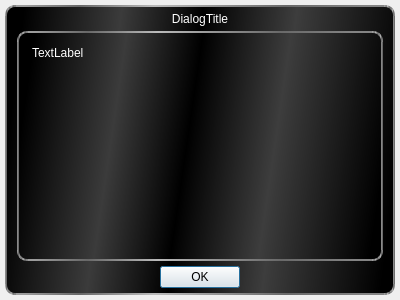
<?xml version="1.0" encoding="UTF-8"?>
<ui version="4.0">
 <class>PublicationOrganizerDialog</class>
 <widget class="QDialog" name="PublicationOrganizerDialog">
  <property name="geometry">
   <rect>
    <x>0</x>
    <y>0</y>
    <width>400</width>
    <height>300</height>
   </rect>
  </property>
  <property name="windowTitle">
   <string>Dialog</string>
  </property>
  <property name="styleSheet">
   <string notr="true">#dialogMessage {
margin: 5;
background-color: transparent;
color: white;
}


#frame, #innerFrame{
background-color: qlineargradient(spread:pad, x1:0, y1:0.522273, x2:1, y2:0.614, stop:0 rgba(0, 0, 0, 255), stop:0.25 rgba(59, 59, 59, 255), stop:0.456731 rgba(0, 0, 0, 255), stop:0.697115 rgba(61, 61, 61, 255), stop:1 rgba(0, 0, 0, 255));
border: solid;
border-width: 2;
border-radius: 10;
border-color: qlineargradient(spread:pad, x1:0.0240385, y1:0.54, x2:1, y2:0.551, stop:0 rgba(156, 156, 156, 255), stop:0.153846 rgba(104, 104, 104, 255), stop:0.360577 rgba(187, 187, 187, 255), stop:0.725962 rgba(105, 105, 105, 255), stop:0.942308 rgba(132, 132, 132, 255));
margin: 5;
}</string>
  </property>
  <layout class="QGridLayout" name="gridLayout">
   <property name="leftMargin">
    <number>0</number>
   </property>
   <property name="topMargin">
    <number>0</number>
   </property>
   <property name="rightMargin">
    <number>0</number>
   </property>
   <property name="bottomMargin">
    <number>0</number>
   </property>
   <property name="spacing">
    <number>0</number>
   </property>
   <item row="0" column="0">
    <widget class="QFrame" name="frame">
     <property name="styleSheet">
      <string notr="true">#label {
	color: white;
}</string>
     </property>
     <property name="frameShape">
      <enum>QFrame::StyledPanel</enum>
     </property>
     <property name="frameShadow">
      <enum>QFrame::Raised</enum>
     </property>
     <layout class="QGridLayout" name="gridLayout_3" rowstretch="0,1,0">
      <property name="leftMargin">
       <number>5</number>
      </property>
      <property name="topMargin">
       <number>5</number>
      </property>
      <property name="rightMargin">
       <number>5</number>
      </property>
      <property name="bottomMargin">
       <number>5</number>
      </property>
      <property name="spacing">
       <number>0</number>
      </property>
      <item row="1" column="0">
       <widget class="QFrame" name="innerFrame">
        <property name="styleSheet">
         <string notr="true"/>
        </property>
        <property name="frameShape">
         <enum>QFrame::StyledPanel</enum>
        </property>
        <property name="frameShadow">
         <enum>QFrame::Raised</enum>
        </property>
        <layout class="QGridLayout" name="gridLayout_2">
         <property name="leftMargin">
          <number>5</number>
         </property>
         <property name="topMargin">
          <number>5</number>
         </property>
         <property name="rightMargin">
          <number>5</number>
         </property>
         <property name="bottomMargin">
          <number>5</number>
         </property>
         <property name="spacing">
          <number>0</number>
         </property>
         <item row="1" column="0">
          <widget class="QLabel" name="dialogMessage">
           <property name="text">
            <string>TextLabel</string>
           </property>
           <property name="alignment">
            <set>Qt::AlignLeading|Qt::AlignLeft|Qt::AlignTop</set>
           </property>
           <property name="wordWrap">
            <bool>true</bool>
           </property>
          </widget>
         </item>
        </layout>
       </widget>
      </item>
      <item row="2" column="0">
       <widget class="QDialogButtonBox" name="buttonBox">
        <property name="standardButtons">
         <set>QDialogButtonBox::Ok</set>
        </property>
        <property name="centerButtons">
         <bool>true</bool>
        </property>
       </widget>
      </item>
      <item row="0" column="0">
       <widget class="QLabel" name="label">
        <property name="text">
         <string>DialogTitle</string>
        </property>
        <property name="alignment">
         <set>Qt::AlignCenter</set>
        </property>
       </widget>
      </item>
     </layout>
    </widget>
   </item>
  </layout>
 </widget>
 <resources/>
 <connections>
  <connection>
   <sender>buttonBox</sender>
   <signal>accepted()</signal>
   <receiver>PublicationOrganizerDialog</receiver>
   <slot>accept()</slot>
   <hints>
    <hint type="sourcelabel">
     <x>248</x>
     <y>254</y>
    </hint>
    <hint type="destinationlabel">
     <x>157</x>
     <y>274</y>
    </hint>
   </hints>
  </connection>
  <connection>
   <sender>buttonBox</sender>
   <signal>rejected()</signal>
   <receiver>PublicationOrganizerDialog</receiver>
   <slot>reject()</slot>
   <hints>
    <hint type="sourcelabel">
     <x>316</x>
     <y>260</y>
    </hint>
    <hint type="destinationlabel">
     <x>286</x>
     <y>274</y>
    </hint>
   </hints>
  </connection>
 </connections>
</ui>
